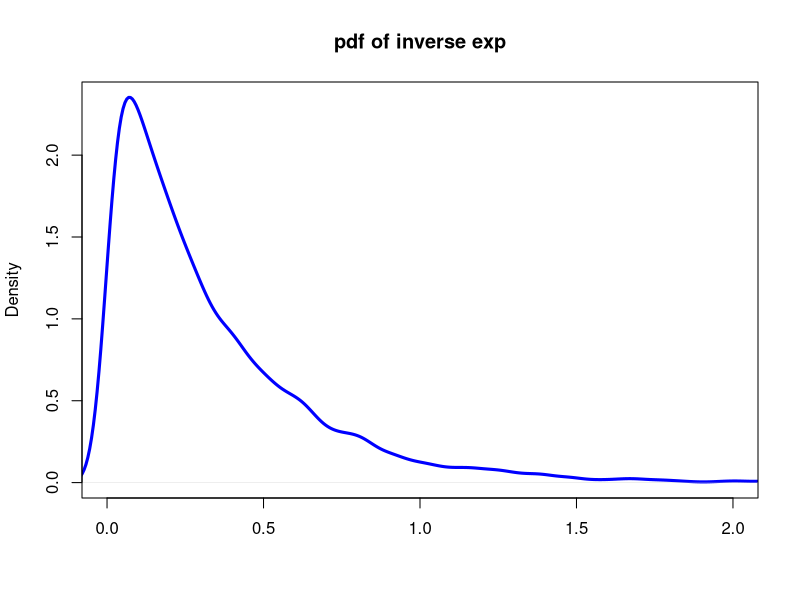
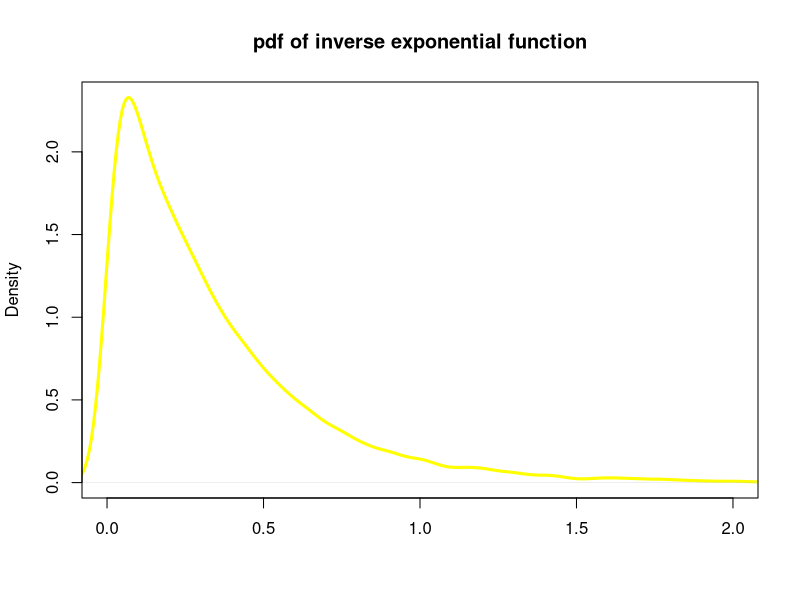
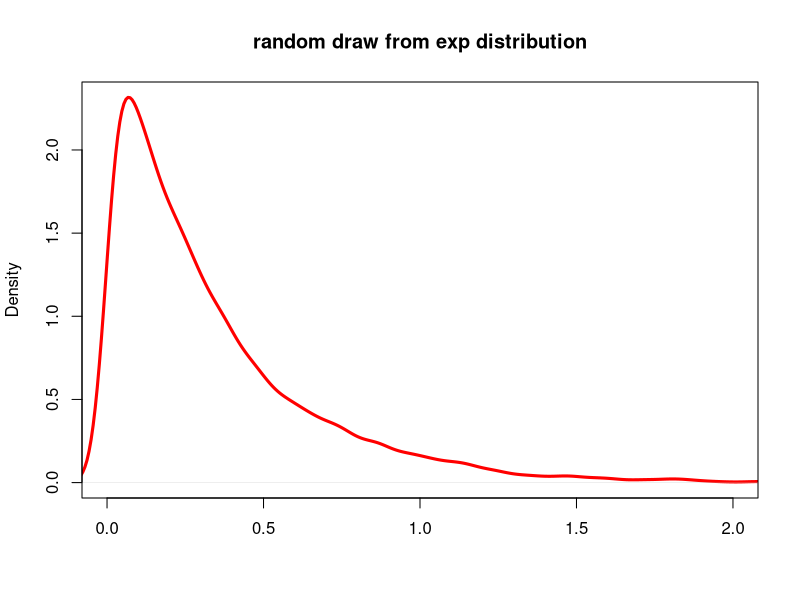
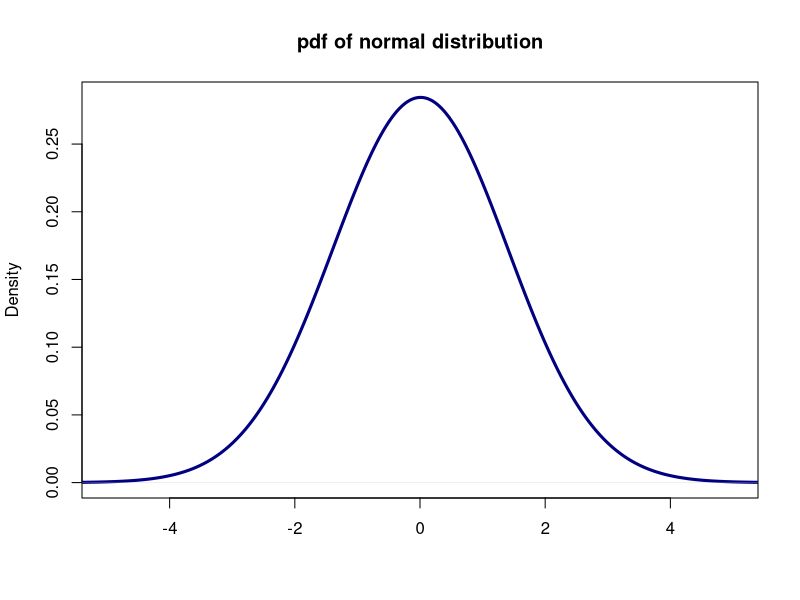
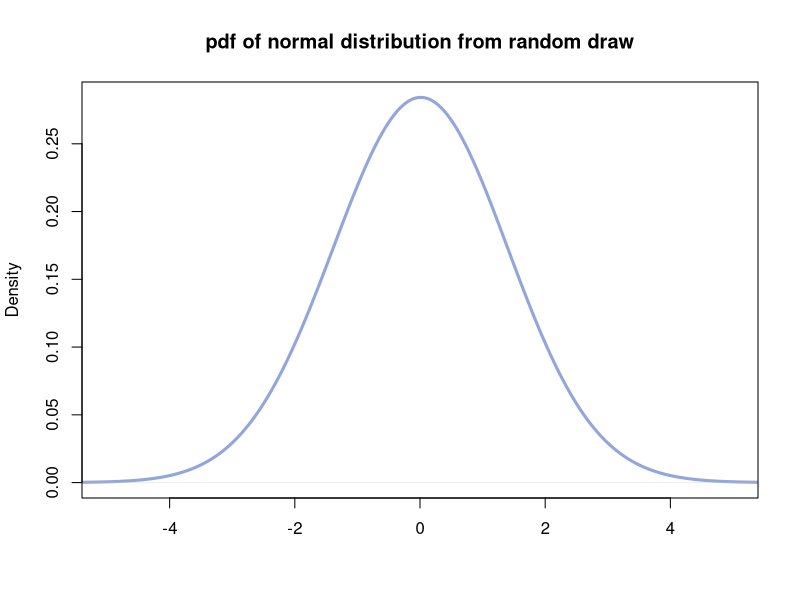

R code for these plots, in order:
#Exercise 1: Create cdf of exponential distribution

rm(list = ls())

#Step 1: Generate uniform distribution U[0,1] random variable
u <- runif(10000,0,1)

#Step 2: Construct pdf

  ##Approach 1: Use the fact that we can transform a uniform distribution U[0,1] random variable by the inverse of a cdf and get a random variable with that cdf
 
    #We know the if Y is an exponential distribution RV, x = F(y) = 1 - e^(-lambda * y). Hence, the inverse function of cdf is y = - log(1-x)/ lambda. Since X and 1-X has the same distribution, we can write Y = -log(X)/lambda.
    #Define the inverse cdf.Note that X is a random variable from uniform distribution u
      inverse_cdf1 <- function(x,lambda) -log(x)/lambda 
      y <- inverse_cdf1(u,3)
      
    #Find the distribution of y. Function density computes kernel density estimate
      density_y <- density(y)
      
    #Plot the pdf: pdf starts the graphic driver for producing pdf graphics
      pdf("exponential.pdf")
      hide <- dev.off()
      plot(density_y, type = "l", xlim = c(0,2), main = "pdf of inverse exp", col = "blue", lwd = 3, xlab = "")
      
  
  ##Approach 2: Plot the inverse of cdf of the exponential using qexp - inverse of cdf (pexp)
      
      pdf("inverse_exponential.pdf")
      y_qexp <- qexp(u, rate = 3)
      density_y_qexp <- density(y_qexp)
      
      hide <- dev.off ()
      
      plot(density_y_qexp, type = "l", xlim = c(0,2), main = "pdf of inverse exponential function", col = "yellow", lwd = 3, xlab = "")
      
  ##Approach 3: Compare to random draws straight from the exponential distribution. Function rexp - random generation from exponential distribution
      pdf("random_draw.pdf")
      y_rexp <- rexp(10000, rate = 3)
      density_y_rexp <- density(y_rexp)
      hide <- dev.off()
      plot(density_y_rexp, type = "l", xlim = c(0,2), main = "random draw from exp distribution", lwd = 3, col = "red", xlab = "")
      
  #*** NOte: Need to clarify the dev.off(). Without this, plots do not show up???
  #*** NOte: Approach 1 and 2 use inverse sampling method
      
#Excercise 2: Consider a deck of 52 cards. Suppose that you sample 10 cards from the deck without replacing the cards. What is the probability that exactly five of the cards are hearts?
    #Compute density of a hypergeometric distribution
      dhyper(5,13,39,10)
      
#Excercise 3: Functions associated with ormal distribution
    #Generate 1000 number from a normal with mean = 3, sd = 0.25
      v <- rnorm(1000,3,0.25)
    
    #Probability density function - find the hieght of the normal with mean = 0 and sd = 0.5
      dnorm(0,0,0.5)
      
    #Cumulative Distribution Function - Area under the standard normal curve to the left of 1.96. Lower.tail = FALSE is default - what is to the right
      pnorm(1.96,0,1)
      
    #Quantile function is the inverse of pnorm. Find the value at which cdf of standard normal is 0.975
      qnorm(0.975,0,1)
      
#Excercise 4: Plot pdf of normal distribution
      
  ##Approach 1: Inverse sampling method
      y_qnorm <- qnorm(u)
      density_y_qnorm <- density(y_qnorm, bw = 1)
      pdf("normal.pdf")
      hide <- dev.off()
      plot(density_y_qnorm, type = "l", xlim = c(-5,5), main = "pdf of normal distribution", col = "navyblue", lwd = 3, xlab = "")
  
  ##Approach 2: Random generation from normal distribution
      y_rnorm <- rnorm(10000,0,1)
      density_y_rnorm <- density(y_rnorm, bw = 1)
      pdf("random_norma.pdf")
      hide <- dev.off()
      plot(density_y_rnorm, type = "l", xlim = c(-5,5), main = "pdf of normal distribution from random draw", col = rgb(0.4,0.5,0.8,0.7), lwd = 3, xlab = "")
      